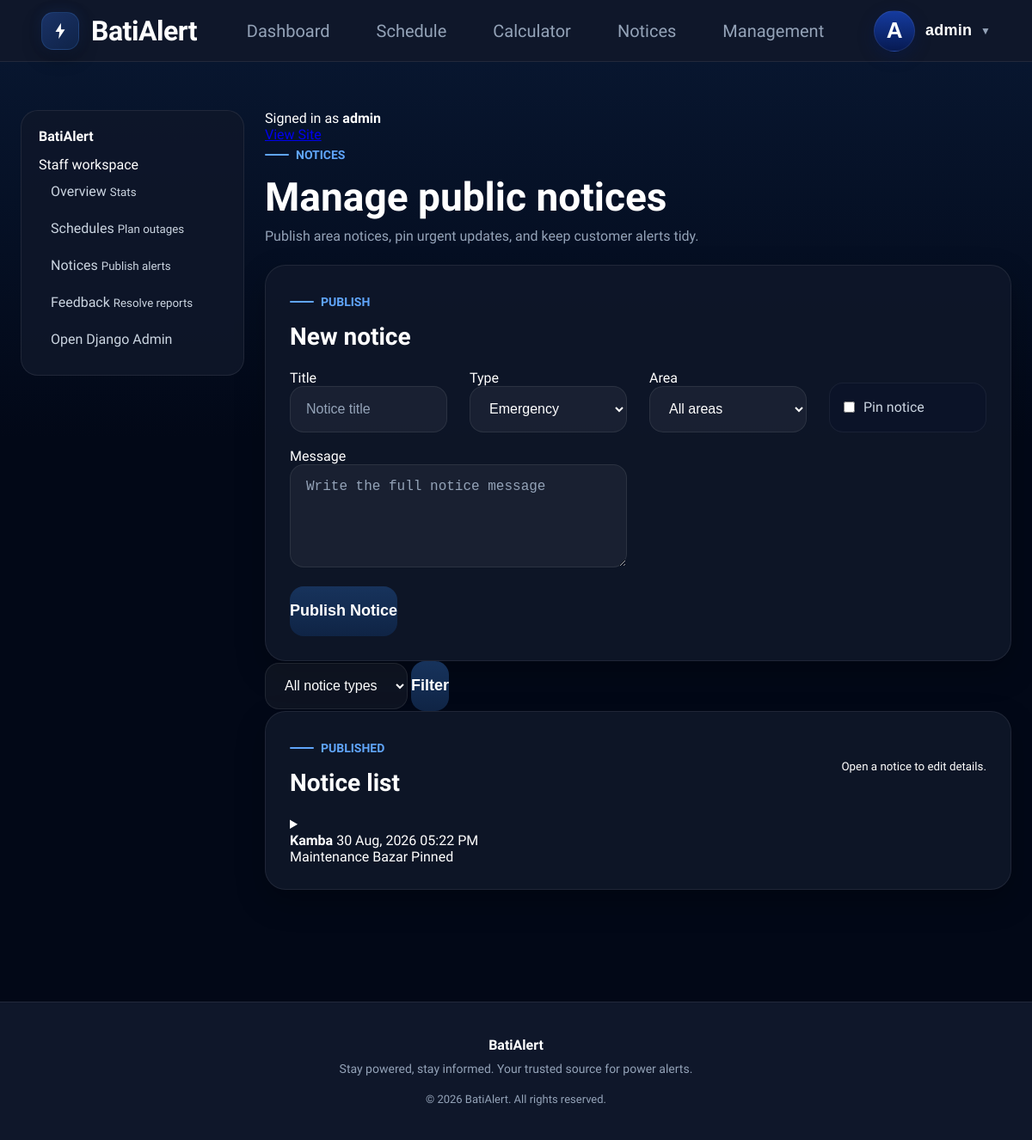
Before: /management/notices/ (signed in) with the older database file.
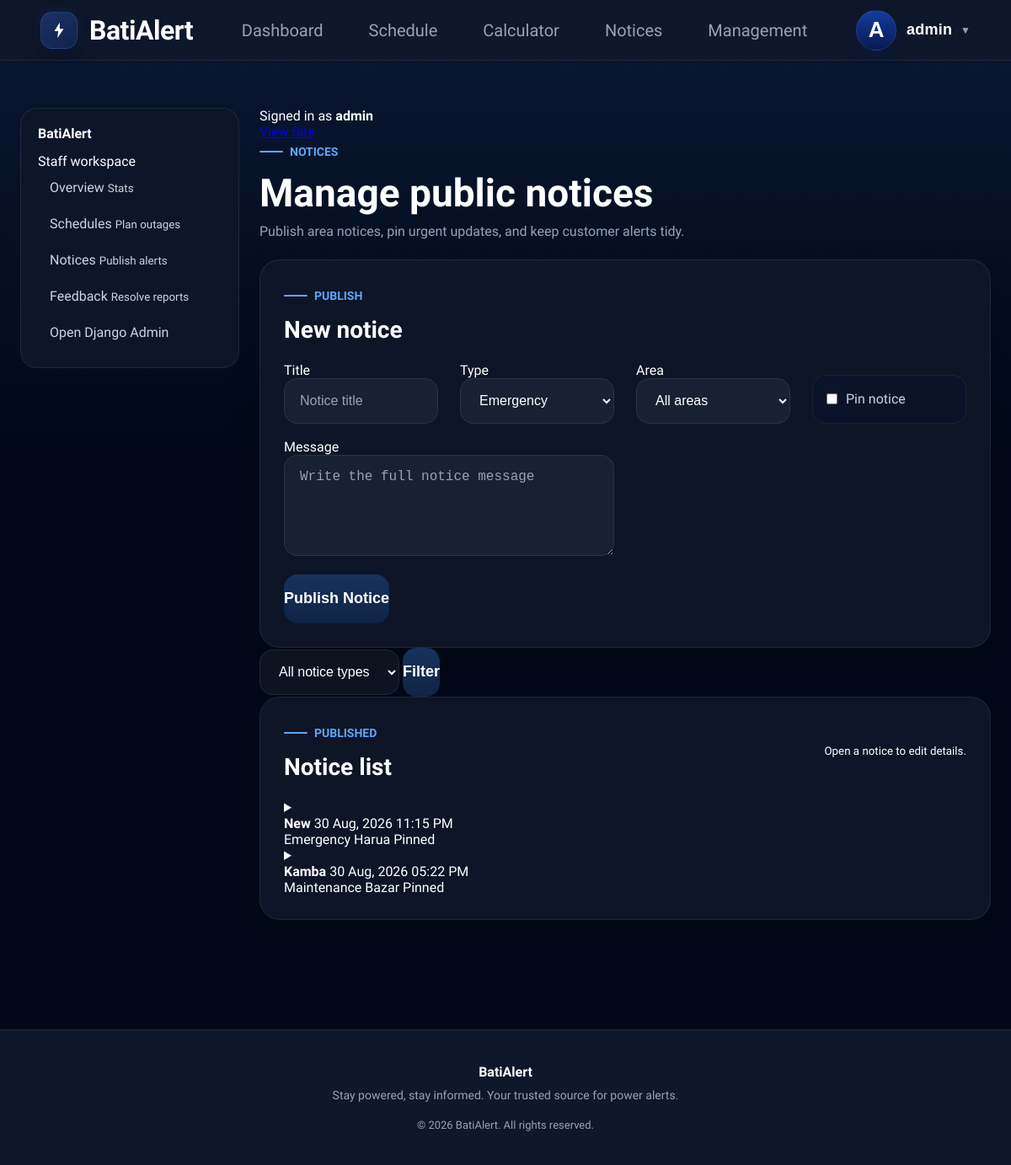
After: the same page with the newer database file.
### core/models.py (models this page shows, shortened)
class Notice(models.Model):
    NOTICE_TYPES = [
        ('Emergency', 'Emergency'),
        ('Maintenance', 'Maintenance'),
        ('General', 'General'),
    ]
    area = models.ForeignKey(
        Area,
        on_delete=models.SET_NULL,
        null=True,
        blank=True
    )
    title = models.CharField(
        max_length=200
    )
    message = models.TextField()
    notice_type = models.CharField(
        max_length=50,
        choices=NOTICE_TYPES
    )
    created_at = models.DateTimeField(
        auto_now_add=True
    )
    is_pinned = models.BooleanField(
        default=False
    )

class Area(models.Model):
    district = models.CharField(max_length=100)
    upazila = models.CharField(max_length=100)
    area_name = models.CharField(max_length=100)

### core/views.py (the view)
@staff_member_required
def management_notices(request):
    notices = Notice.objects.select_related("area").order_by(
        "-is_pinned",
        "-created_at"
    )
    notice_type = request.GET.get("type")
    if notice_type:
        notices = notices.filter(notice_type=notice_type)
    return render(
        request,
        "management/notices.html",
        {
            "notices": notices,
            "areas": Area.objects.all().order_by("area_name"),
            "notice_types": Notice.NOTICE_TYPES,
            "selected_type": notice_type,
        }
    )

### users/context_processors.py (called while the page is built)
def appliance_context(request):
    return {
        "appliances":
        Appliance.objects.all()
    }

### templates/management/notices.html (shortened to what this page needs)
{% extends 'management/base.html' %}
{% block management_content %}
<div class="page-heading-row">
    <div>
        <span class="home-kicker">Notices</span>
        <h1>Manage public notices</h1>
        <p>Publish area notices, pin urgent updates, and keep customer alerts tidy.</p>
    </div>
</div>
<section class="dashboard-panel management-card">
    <div class="dashboard-panel-header">
        <div>
            <span class="home-kicker">Publish</span>
            <h2>New notice</h2>
        </div>
    </div>
    <form method="POST" action="{% url 'management_notice_create' %}" class="management-form">
        <label>
            <span>Title</span>
            <input class="form-input" type="text" name="title" placeholder="Notice title" required>
        </label>
        <label>
            <span>Type</span>
            <select class="form-input" name="notice_type">
                {% for value, label in notice_types %}
                <option value="{{ value }}">{{ label }}</option>
                {% endfor %}
            </select>
        </label>
        <label>
            <span>Area</span>
            <select class="form-input" name="area">
                <option value="">All areas</option>
            </select>
        </label>
        <label class="toggle-row"><input type="checkbox" name="is_pinned"> <span>Pin notice</span></label>
        <label class="wide-field">
            <span>Message</span>
            <textarea class="form-input textarea-input" name="message" placeholder="Write the full notice message" required></textarea>
        </label>
        <button class="schedule-btn" type="submit">Publish Notice</button>
    </form>
</section>
<form method="GET" class="management-filter-card solo-filter">
    <select class="form-input" name="type">
        <option value="">All notice types</option>
    </select>
    <button class="schedule-btn" type="submit">Filter</button>
</form>
<section class="dashboard-panel management-card">
    <div class="dashboard-panel-header">
        <div>
            <span class="home-kicker">Published</span>
            <h2>Notice list</h2>
        </div>
        <small>Open a notice to edit details.</small>
    </div>
    {% for notice in notices %}
    <details class="management-record notice-record">
        <summary>
            <div>
                <strong>{{ notice.title }}</strong>
                <span>{{ notice.created_at|date:"d M, Y h:i A" }}</span>
            </div>
            <span class="management-pill">{{ notice.notice_type }}</span>
            {% if notice.area %}
            <span>{{ notice.area.area_name }}</span>
            {% else %}
            <span>All areas</span>
            {% endif %}
            {% if notice.is_pinned %}
            <span class="management-pill pinned">Pinned</span>
            {% endif %}
        </summary>
    </details>
    {% empty %}
    <div class="dashboard-empty compact"><p>No notices yet.</p></div>
    {% endfor %}
</section>
{% endblock %}

Changed rows visible on the page:
added Notice: title "New", created_at "30 Aug, 2026 11:15 PM", notice_type "Emergency", area.area_name "Harua", is_pinned "Pinned"
